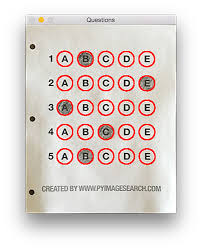
#> input picture Day4/Bubble.jpg, 202 x 250 px
$ jupyter execute --allow-errors OMR.ipynb
#> lines starting #> are read from the running program, lines starting #| are printed output that depends on the picture; after the words box and inside, x2 and y2 are one past the last pixel; in counts of white or black regions, pixels touching at a corner belong together
[cell 1]
from skimage.filters import threshold_local
import numpy as np
import argparse
import cv2
import imutils
import sys

from imutils import contours
# construct the argument parser and parse the arguments
sys.argv = ['script_name', '-i', 'Bubble.jpg']
ap = argparse.ArgumentParser()
ap.add_argument("-i", "--image", required = True, help = "Path to the image to be scanned")
args = vars(ap.parse_args())

ANSWER_KEY = {0: 1, 1: 4, 2: 0, 3: 3, 4: 1}

[cell 2]
def order_points(pts):
	# initialzie a list of coordinates that will be ordered
	# such that the first entry in the list is the top-left,
	# the second entry is the top-right, the third is the
	# bottom-right, and the fourth is the bottom-left
	rect = np.zeros((4, 2), dtype = "float32")
	# the top-left point will have the smallest sum, whereas
	# the bottom-right point will have the largest sum
	s = pts.sum(axis = 1)
	rect[0] = pts[np.argmin(s)]
	rect[2] = pts[np.argmax(s)]
	# now, compute the difference between the points, the
	# top-right point will have the smallest difference,
	# whereas the bottom-left will have the largest difference
	diff = np.diff(pts, axis = 1)
	rect[1] = pts[np.argmin(diff)]
	rect[3] = pts[np.argmax(diff)]
	# return the ordered coordinates
	return rect

[cell 3]
def four_point_transform(image, pts):
	# obtain a consistent order of the points and unpack them
	# individually
	rect = order_points(pts)
	(tl, tr, br, bl) = rect
	# compute the width of the new image, which will be the
	# maximum distance between bottom-right and bottom-left
	# x-coordiates or the top-right and top-left x-coordinates
	widthA = np.sqrt(((br[0] - bl[0]) ** 2) + ((br[1] - bl[1]) ** 2))
	widthB = np.sqrt(((tr[0] - tl[0]) ** 2) + ((tr[1] - tl[1]) ** 2))
	maxWidth = max(int(widthA), int(widthB))
	# compute the height of the new image, which will be the
	# maximum distance between the top-right and bottom-right
	# y-coordinates or the top-left and bottom-left y-coordinates
	heightA = np.sqrt(((tr[0] - br[0]) ** 2) + ((tr[1] - br[1]) ** 2))
	heightB = np.sqrt(((tl[0] - bl[0]) ** 2) + ((tl[1] - bl[1]) ** 2))
	maxHeight = max(int(heightA), int(heightB))
	# now that we have the dimensions of the new image, construct
	# the set of destination points to obtain a "birds eye view",
	# (i.e. top-down view) of the image, again specifying points
	# in the top-left, top-right, bottom-right, and bottom-left
	# order
	dst = np.array([
		[0, 0],
		[maxWidth - 1, 0],
		[maxWidth - 1, maxHeight - 1],
		[0, maxHeight - 1]], dtype = "float32")
	# compute the perspective transform matrix and then apply it
	M = cv2.getPerspectiveTransform(rect, dst)
	warped = cv2.warpPerspective(image, M, (maxWidth, maxHeight))
	# return the warped image
	return warped

[cell 4]
image = cv2.imread(args["image"])
#> image is the input picture: shape (250, 202, 3); mean B, G, R 210.4, 214.2, 222.8
gray = cv2.cvtColor(image, cv2.COLOR_BGR2GRAY)
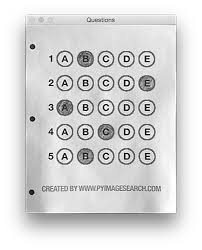
#> gray: shape (250, 202); min 0, max 255, mean 216.3
blurred = cv2.GaussianBlur(gray, (5, 5), 0)
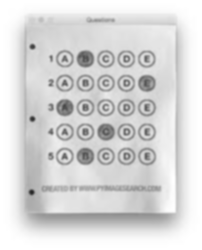
#> blurred: shape (250, 202); min 38, max 255, mean 216.3
edged = cv2.Canny(blurred, 75, 200)
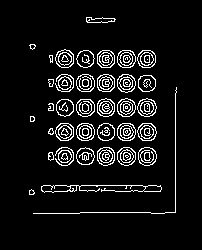
#> edged: shape (250, 202); 7.9% white in thin lines or dots, all inside (x1, y1, x2, y2) = (29, 17, 177, 214)

[cell 5]
cnts = cv2.findContours(edged.copy(), cv2.RETR_EXTERNAL,
	cv2.CHAIN_APPROX_SIMPLE)
#> cnts = 38 contours, 7 with area under 20; largest, box (x1, y1, x2, y2) and area: (41, 185, 162, 193) 302, (138, 147, 157, 166) 267, (117, 147, 136, 166) 266, (137, 98, 157, 117) 265, (137, 123, 157, 141) 264
cnts = imutils.grab_contours(cnts)
docCnt = None
# ensure that at least one contour was found
if len(cnts) > 0:
	# sort the contours according to their size in
	# descending order
	cnts = sorted(cnts, key=cv2.contourArea, reverse=True)
	# loop over the sorted contours
	for c in cnts:
		# approximate the contour
		peri = cv2.arcLength(c, True)
		approx = cv2.approxPolyDP(c, 0.02 * peri, True)
		# if our approximated contour has four points,
		# then we can assume we have found the paper
		if len(approx) == 4:
			docCnt = approx
			break
#> this loop made 38 passes
#> (peri, docCnt) on pass 38: (538.4, [[176, 87], [174, 212], [33, 213], [175, 212]])
#> peri on passes 2 to 7: 61.46, 60.28, 62.28, 60.87, 60.63, 60.87

[cell 6]
paper = four_point_transform(image, docCnt.reshape(4, 2))
#> in order_points, `s = pts.sum(axis = 1)`: s = [263, 386, 246, 387]
#> in order_points, `diff = np.diff(pts, axis = 1)`: diff = [-89, 38, 180, 37]
#> in four_point_transform, `rect = order_points(pts)`: rect = [[33, 213], [176, 87], [175, 212], [33, 213]]
#> in four_point_transform, `(tl, tr, br, bl) = rect`: tl = [33, 213]; tr = [176, 87]; br = [175, 212]; bl = [33, 213]
#> in four_point_transform, `widthA = np.sqrt(((br[0] - bl[0]) ** 2) + ((br[1] - bl[1]) ** 2))`: widthA = 142
#> in four_point_transform, `widthB = np.sqrt(((tr[0] - tl[0]) ** 2) + ((tr[1] - tl[1]) ** 2))`: widthB = 190.6
#> in four_point_transform, `maxWidth = max(int(widthA), int(widthB))`: maxWidth = 190
#> in four_point_transform, `heightA = np.sqrt(((tr[0] - br[0]) ** 2) + ((tr[1] - br[1]) ** 2))`: heightA = 125
#> in four_point_transform, `heightB = np.sqrt(((tl[0] - bl[0]) ** 2) + ((tl[1] - bl[1]) ** 2))`: heightB = 0
#> in four_point_transform, `maxHeight = max(int(heightA), int(heightB))`: maxHeight = 125
#> in four_point_transform, `dst = np.array([ [0, 0], [maxWidth - 1, 0], [maxWidth - 1, maxHeight -..`: dst = [[0, 0], [189, 0], [189, 124], [0, 124]]
#> in four_point_transform, `M = cv2.getPerspectiveTransform(rect, dst)`: M = [[-0.00409, -0.00253, 0.673], [-0.00269, -0.00306, 0.74], [-2.16e-05, -1.34e-05, 0.00356]]
#> in four_point_transform, `warped = cv2.warpPerspective(image, M, (maxWidth, maxHeight))`:
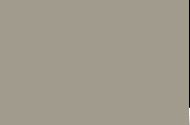
#> warped: shape (125, 190, 3); mean B, G, R 140.4, 154.4, 160.3
warped = four_point_transform(gray, docCnt.reshape(4, 2))

[cell 7]
thresh = cv2.threshold(warped, 0, 255,
	cv2.THRESH_BINARY_INV | cv2.THRESH_OTSU)[1]
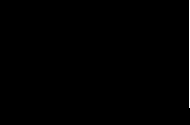
#> thresh: shape (125, 190); 0.45% white in thin lines or dots, all inside (x1, y1, x2, y2) = (189, 0, 190, 108)

[cell 8]
cv2.imshow('show', warped)
cv2.waitKey(0)

[cell 9]
cnts = cv2.findContours(thresh.copy(), cv2.RETR_EXTERNAL,
	cv2.CHAIN_APPROX_SIMPLE)
#> cnts = 1 contour, all with area under 20
cnts = imutils.grab_contours(cnts)
#> cnts = [[[189, 0], [189, 107]]]
questionCnts = []
# loop over the contours
for c in cnts:
	# compute the bounding box of the contour, then use the
	# bounding box to derive the aspect ratio
	(x, y, w, h) = cv2.boundingRect(c)
	ar = w / float(h)
	# in order to label the contour as a question, region
	# should be sufficiently wide, sufficiently tall, and
	# have an aspect ratio approximately equal to 1
	if w >= 20 and h >= 20 and ar >= 0.9 and ar <= 1.1:
		questionCnts.append(c)
#> this loop made 1 pass
#> (c, x, y, w, h, ar) on pass 1: ([[189, 0], [189, 107]], 189, 0, 1, 108, 0.00926)
#> after the loop, questionCnts = []
